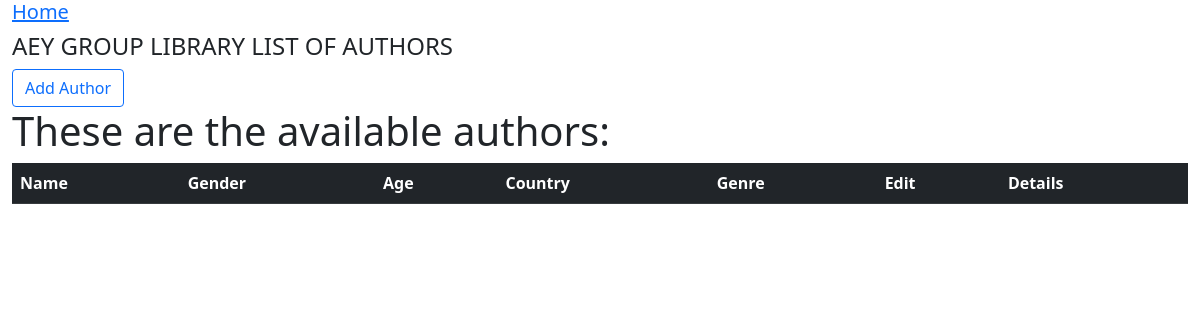
/authors/, run on an earlier commit of the app's database.
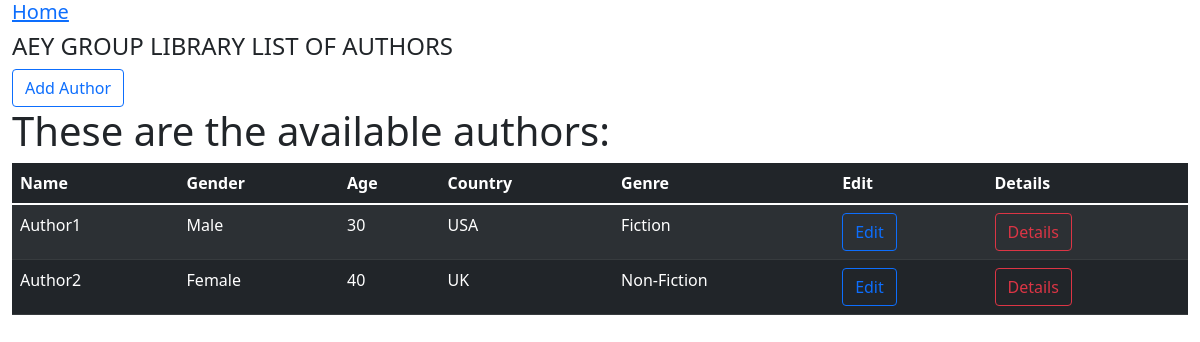
And on a later commit of the database.
### books/models.py (models this page shows, shortened)
class Author(models.Model):
    name = models.CharField(max_length=100, )
    gender = models.CharField(max_length=10)
    age = models.IntegerField(validators=[MinValueValidator(5), MaxValueValidator(100)])
    country = models.CharField(max_length=50)
    genre = models.CharField(max_length=50)

### books/views.py (the view)
# urls.py: path("authors/", views.authors, name='authors'),
def authors(request):
    available_authors = Author.objects.all().values()
    context = {'available_authors': available_authors}
    return render(request, "authors.html", context)

### books/templates/authors.html
{% extends 'index.html' %}
{% block header %}AEY GROUP LIBRARY LIST OF AUTHORS {% endblock header %}
{%block content %}
<td><a type="button" href="{% url 'insertauthor'%}" class="btn btn-outline-primary">Add Author</a></td>
<br />
  <h1>These are the available authors:</h1>
<table class="table table-dark table-striped">
  <thead>
    <tr>
      <th scope="col">Name</th>
      <th scope="col">Gender</th>
      <th scope="col">Age</th>
      <th scope="col">Country</th>
      <th scope="col">Genre</th>
      <th scope="col">Edit</th>
      <th scope="col">Details</th>
    </tr>
  </thead>
  <tbody>
    {% for author in available_authors %}
      <tr>
        <td>{{ author.name }}</td>
        <td>{{ author.gender }}</td>
        <td>{{ author.age }}</td>
        <td>{{ author.country }}</td>
        <td>{{ author.genre }}</td>
        <td><a href="{% url 'update_author' author.id %}" class="btn btn-outline-primary">Edit</a></td>
        <td><a type="button" href="{% url 'author_details' author.id %}" class="btn btn-outline-danger">Details</a></td>
      </tr>
    {% endfor %}
{% endblock content %}

What changed in the data, as far as the page shows it:
added Author: name "Author1", gender "Male", age "30", country "USA", genre "Fiction"
added Author: name "Author2", gender "Female", age "40", country "UK", genre "Non-Fiction"
